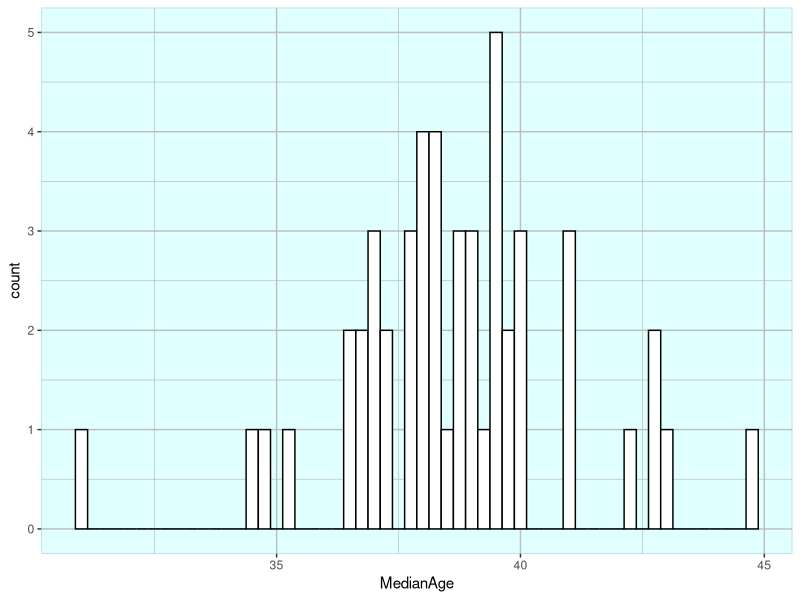
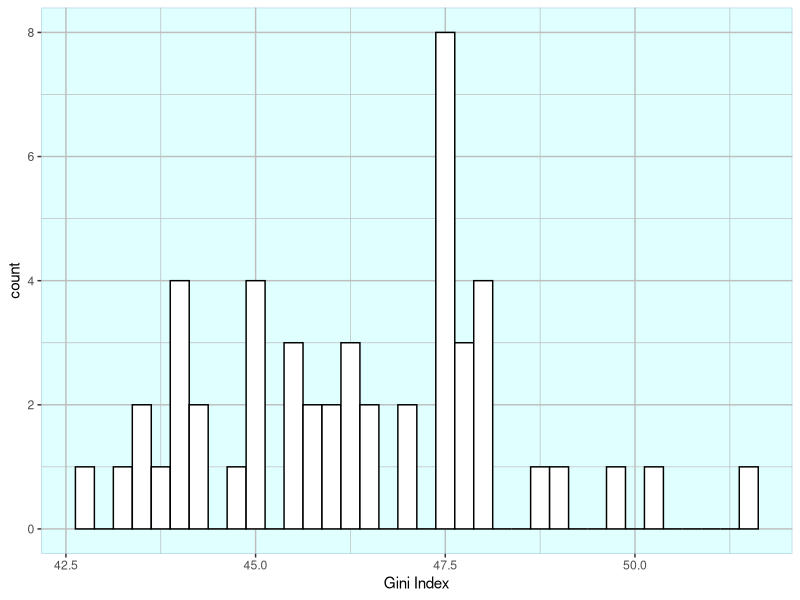
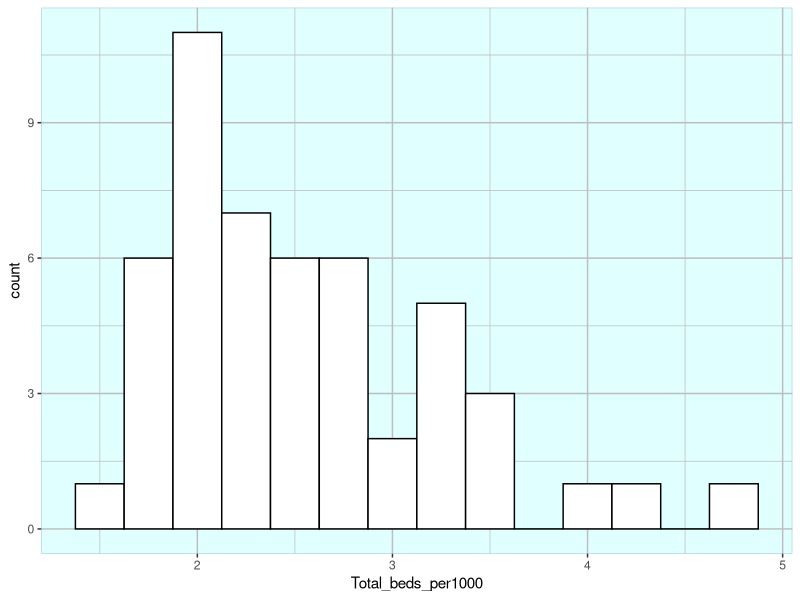
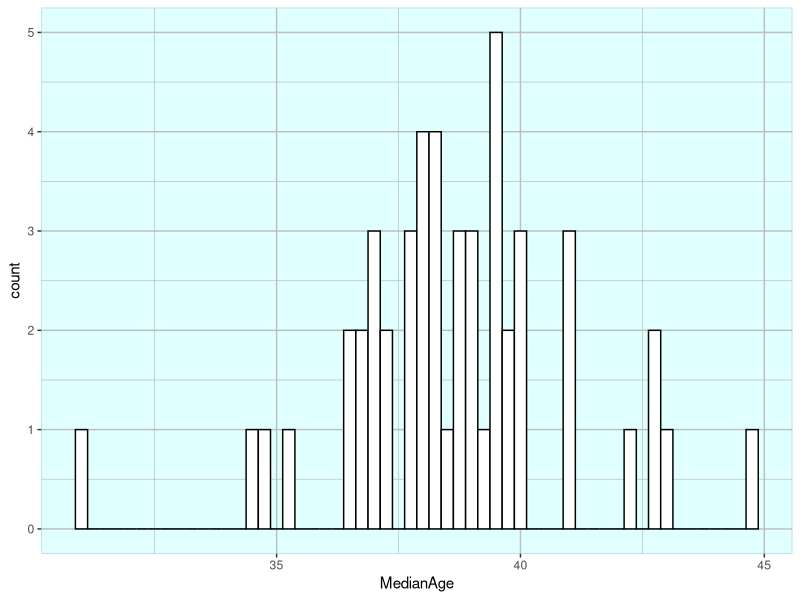
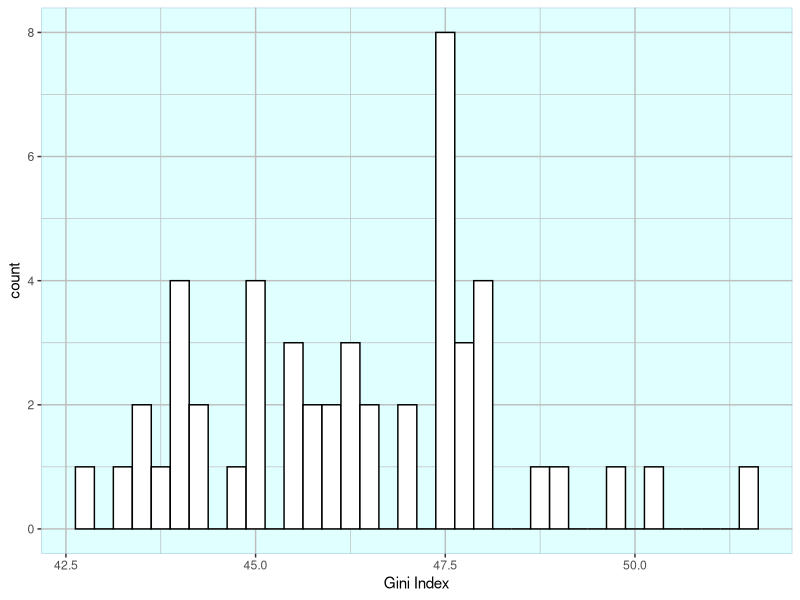
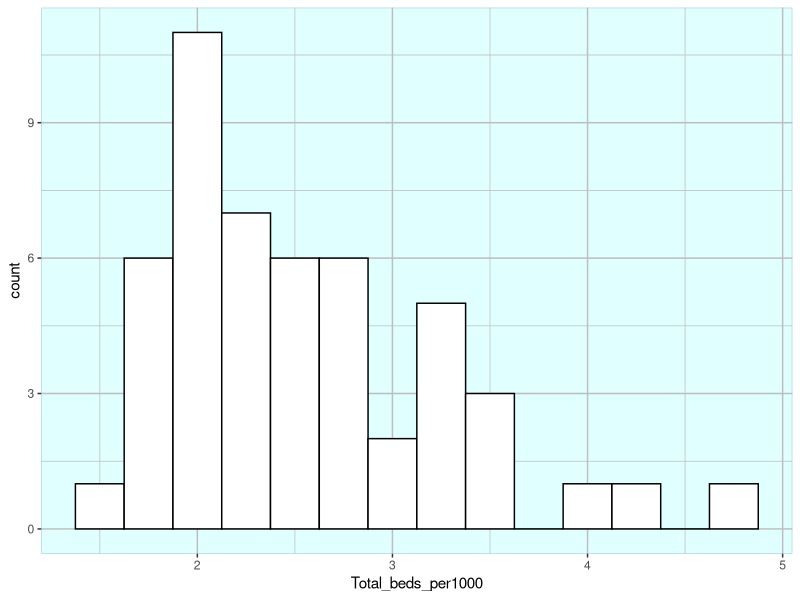

These figures' R source, in order: (Note: this script raises an error after producing the figures.)
list.of.packages <- c('ggiraphExtra',"wesanderson",'ggplot2', "dplyr", "broom", "readxl", "writexl")
new.packages <- list.of.packages[!(list.of.packages %in% installed.packages()[,"Package"])]
if(length(new.packages)) install.packages(new.packages)
lapply(list.of.packages, require, character.only = TRUE)
setwd('~/COVID19_hospitalizations-death/')
deaths <- read_excel("united_states_covid19_cases_deaths_and_testing_by_state_states only.xlsx")
govenors<- read_excel("US govenors party 2020.xlsx")
age<-read_excel('US state median population.xlsx')
gini<-read_excel('gini index.xlsx')
beds<-read.csv("states_beds_per1000.csv")
beds<-beds[c(1,5)]
deaths<- deaths[c(1,7)]
df_list <- list(deaths, govenors, gini,beds,age)
final<-Reduce(function(x, y) merge(x, y, all=TRUE), df_list)
final$Governor <- factor(final$Governor)
final$`Gini Index` <- as.numeric(final$`Gini Index`)
final$`Gini Index` <- final$`Gini Index`*100
final<-na.omit(final)
mytheme <-  theme(
  panel.background = element_rect(fill = "lightcyan",
                                  colour = "lightblue",
                                  size = 0.5, linetype = "solid"),
  panel.grid.major = element_line(size = 0.5, linetype = 'solid',
                                  colour = "grey"), 
  panel.grid.minor = element_line(size = 0.25, linetype = 'solid',
                                  colour = "grey")
)
ggplot(final, aes(x=MedianAge)) + 
  geom_histogram(binwidth=.25, colour="black", fill="white")+mytheme
ggsave('age.png')
ggplot(final, aes(x=`Gini Index`)) + 
  geom_histogram(binwidth=.25, colour="black", fill="white")+mytheme
ggsave('gini index.png')
ggplot(final, aes(x=`Total_beds_per1000`)) + 
  geom_histogram(binwidth=.25, colour="black", fill="white")+mytheme
ggsave('beds.png')
write_xlsx(x = final, path = "final.xlsx")
summary(final)
ggplot(final, aes(`Total_beds_per1000`,`Death Rate per 100000`,colour=Governor)) +
  geom_point(size=4,alpha = 20, show.legend = FALSE) +
  scale_color_manual(values=wes_palette(n=2, name="Cavalcanti1"))+
  labs(title = 'Beds per1000 vs Death rate per 100000', x = 'Total beds per1000', y = 'Death Rate per 100000')+
  mytheme
ggsave("Beds_vs_Deathrate(scatterplot).png")
ggplot(final, aes(`Gini Index`,`Death Rate per 100000`,colour=Governor)) +
  geom_point(size=4,alpha = 20, show.legend = TRUE) +
  scale_color_manual(values=wes_palette(n=2, name="Cavalcanti1"))+
  labs(title = 'Gini Index vs Death rate per 100000', x = 'Gini Index', y = 'Death Rate per 100000')+
  mytheme
ggsave("Giniindex_vs_Deathrate.png")
ggplot(final, aes(`MedianAge`,`Death Rate per 100000`,colour=Governor)) +
  geom_point(size=4,alpha = 20, show.legend = TRUE) +
  scale_color_manual(values=wes_palette(n=2, name="Cavalcanti1"))+
  labs(title = 'MedianAge vs Death rate per 100000', x = 'MedianAge', y = 'Death Rate per 100000')+
  mytheme
ggsave("Age_vs_Deathrate.png")
# hist(final$`Death Rate per 100000`)
# hist(final$`Total_beds_per1000`)
# plot(`Total_beds_per1000` ~ `Death Rate per 100000`, data = final)
ggcorr(final,
       method = c("pairwise", "spearman"),
       nbreaks = 6,
       hjust = 0.8,
       label = TRUE,
       label_size = 3,
       color = "grey50")
ggsave('corrlation.png')
bed.lm <- lm( `Death Rate per 100000`~`Total_beds_per1000` , data = final)
ggplot(final,aes(`Total_beds_per1000`, `Death Rate per 100000`)) +
  geom_point()+
  mytheme+stat_smooth(method = "lm", col = "red")+
  labs(title = paste("Adj R2 = ",signif(summary(bed.lm)$adj.r.squared, 5),
                     "Intercept =",signif(bed.lm$coef[[1]],5 ),
                     " Slope =",signif(bed.lm$coef[[2]], 5),
                     " P =",signif(summary(bed.lm)$coef[2,4], 5)),x = 'Total_beds_per1000', y = 'Death Rate per 100000')
ggsave('Bed_simple_regression.png')
age.lm <-  lm(`Death Rate per 100000`~`MedianAge` , data = final)
ggplot(final,aes(`MedianAge`, `Death Rate per 100000`)) +
  geom_point()+
  labs(title = 'MedianAge vs Death rate per 100000', x = 'MedianAge', y = 'Death Rate per 100000')+
  mytheme+stat_smooth(method = "lm", col = "red")+
  labs(title = paste("Adj R2 = ",signif(summary(age.lm)$adj.r.squared, 5),
                     "Intercept =",signif(age.lm$coef[[1]],5 ),
                     " Slope =",signif(age.lm$coef[[2]], 5),
                     " P =",signif(summary(age.lm)$coef[2,4], 5)))
ggsave('age_simple_regression.png')
gini.lm <- lm(`Death Rate per 100000`~`Gini Index` , data = final)
ggplot(final,aes(`Gini Index`, `Death Rate per 100000`)) +
  geom_point()+
  labs(title = 'MedianAge vs Death rate per 100000', x = 'Gini Index', y = 'Death Rate per 100000')+
  mytheme+stat_smooth(method = "lm", col = "red")+
  labs(title = paste("Adj R2 = ",signif(summary(gini.lm)$adj.r.squared, 5),
                     "Intercept =",signif(gini.lm$coef[[1]],5 ),
                     " Slope =",signif(gini.lm$coef[[2]], 5),
                     " P =",signif(summary(gini.lm)$coef[2,4], 5)))
ggsave('gini_simple_regression.png')
final.lm <- glm(`Death Rate per 100000`~`Total_beds_per1000` + `MedianAge` + `Gini Index` + `Governor`,
                data = final
)

ggplot(final.lm, aes(x = .fitted, y = .resid)) +
  geom_point() +
  geom_hline(yintercept = 0) +
  labs(title='Residual vs. Fitted Values Plot', x='Fitted Values', y='Residuals')+
  mytheme
ggsave("residualplot_for_final_model.png")
pred<-predict(final.lm)
final$`Death Rate per 100000`
ggplot(final, aes(x=predict(final.lm), y=`Death Rate per 100000`)) +
  geom_point() +
  geom_abline(intercept=0, slope=1) +
  labs(x='Predicted Values', y='Actual Values', title='Predicted vs. Actual Values')+
  mytheme
ggsave("predicted_vs_observed.png")
summary(final.lm)
summary(bed.lm)
summary(age.lm)
summary(gini.lm)

